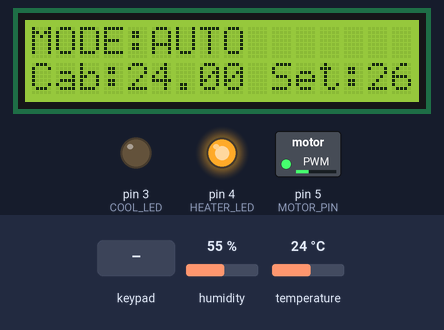
Bench run of a sketch on a simulated Arduino Uno, built with avr-gcc and run on an emulated ATmega328P. Parts: 16×2 character LCD, switched loads named in the sketch (green lamp = pin HIGH), output pins drawn as LEDs (lit = HIGH). The inputs (shaded band) are chosen by the test bench; at power-on: temperature 24 °C, humidity 55 %.

Above: at 3.2 s.
3.3 s: key 'D' pressed
At 4.6 s:
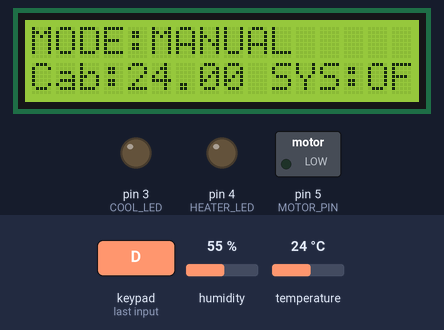
4.9 s: key 'C' pressed
At 6.1 s:
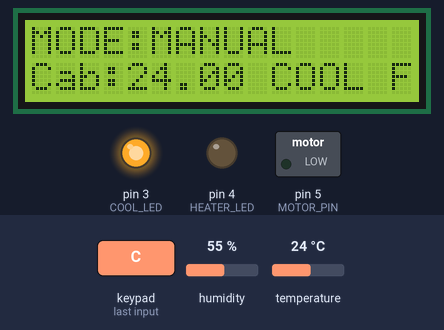
6.5 s: keypad keys 1 0 1 1 1 2 1 3 A pressed 0.4 s apart
At 12.0 s:
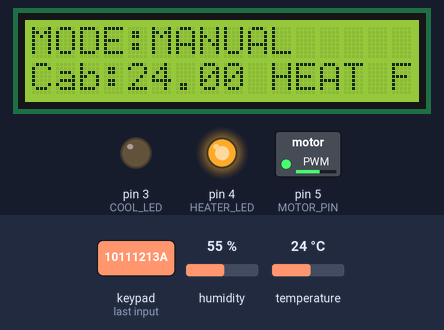
12.3 s: temperature set to 12 °C
At 13.4 s:
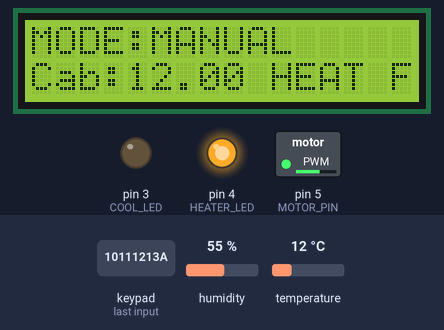
14.1 s: keypad keys 6 7 8 9 D pressed 0.4 s apart
At 17.4 s:
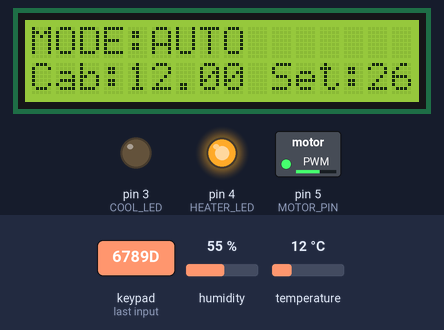
17.7 s: temperature set to 28 °C
At 19.6 s:
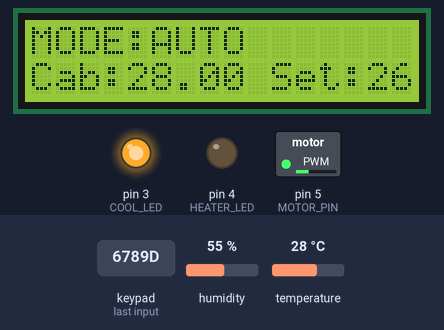
Timing chart, 0 to 21.1 s (numbered marks = the images above; inputs shaded):
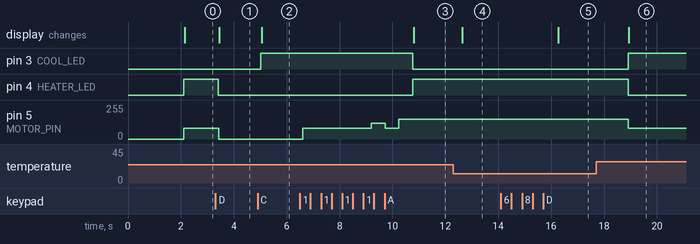

The sketch:

SMART_HVAC.ino
```cpp
#include <Wire.h>
#include <LiquidCrystal_I2C.h>
#include <DHT.h>
#include <Keypad.h>

// ---------------- DHT ----------------
#define DHTPIN 2
#define DHTTYPE DHT11
DHT dht(DHTPIN, DHTTYPE);

// ---------------- LCD ----------------
LiquidCrystal_I2C lcd(0x27, 16, 2);

// ---------------- MOTOR --------------
#define MOTOR_PIN 5   // PWM → TIP122

// ---------------- LEDs ----------------
#define HEATER_LED 4   // RED LED (HEAT)
#define COOL_LED   3   // BLUE LED (COOL)

// ---------------- KEYPAD -------------
const byte ROWS = 4;
const byte COLS = 4;

char keys[ROWS][COLS] = {
  {'1','2','3','A'},
  {'4','5','6','B'},
  {'7','8','9','C'},
  {'*','0','#','D'}
};

byte rowPins[ROWS] = {6, 7, 8, 9};
byte colPins[COLS] = {10, 11, 12, 13};

Keypad keypad = Keypad(makeKeymap(keys), rowPins, colPins, ROWS, COLS);

// --------------- VARIABLES ------------
bool autoMode = true;
bool manualSystemON = false;
bool manualHeatMode = false;   // true = HEAT, false = COOL

int setTemp = 26;
int fanPWM = 0;
String tempInput = "";

// =====================================
void setup() {
  pinMode(MOTOR_PIN, OUTPUT);
  pinMode(HEATER_LED, OUTPUT);
  pinMode(COOL_LED, OUTPUT);

  lcd.init();
  lcd.backlight();
  dht.begin();

  lcd.print("SMART HVAC");
  lcd.setCursor(0,1);
  lcd.print("SYSTEM READY");
  delay(2000);
  lcd.clear();
}

// =====================================
void loop() {
  float cabinTemp = dht.readTemperature();
  char key = keypad.getKey();

  // -------- MODE TOGGLE --------
  if (key == 'D') {
    autoMode = !autoMode;
    tempInput = "";
    fanPWM = 0;
    manualSystemON = false;
    digitalWrite(HEATER_LED, LOW);
    digitalWrite(COOL_LED, LOW);
    lcd.clear();
  }

  // ================= AUTO MODE =================
  if (autoMode) {

    if (key >= '0' && key <= '9') {
      tempInput += key;
    }

    if (key == '#' && tempInput.length() > 0) {
      setTemp = tempInput.toInt();
      tempInput = "";
    }

    digitalWrite(HEATER_LED, LOW);
    digitalWrite(COOL_LED, LOW);

    if (!isnan(cabinTemp)) {
      float error = cabinTemp - setTemp;

      if (abs(error) <= 0.5) {
        fanPWM = 0;   // HOLD
      }
      else if (error > 0) {
        // COOLING
        digitalWrite(COOL_LED, HIGH);
        fanPWM = (error <= 2) ? 80 : (error <= 4 ? 120 : 150);
      }
      else {
        // HEATING
        digitalWrite(HEATER_LED, HIGH);
        fanPWM = (abs(error) <= 2) ? 80 : (abs(error) <= 4 ? 120 : 150);
      }
    }
  }

  // ================= MANUAL MODE =================
  else {

    if (key == 'C') {
      manualSystemON = !manualSystemON;
    }

    if (key == 'A') manualHeatMode = true;   // HEAT
    if (key == 'B') manualHeatMode = false;  // COOL

    if (!manualSystemON) {
      fanPWM = 0;
      digitalWrite(HEATER_LED, LOW);
      digitalWrite(COOL_LED, LOW);
    }
    else {
      if (manualHeatMode) {
        digitalWrite(HEATER_LED, HIGH);
        digitalWrite(COOL_LED, LOW);
      } else {
        digitalWrite(HEATER_LED, LOW);
        digitalWrite(COOL_LED, HIGH);
      }

      if (key == '1') fanPWM = 80;
      if (key == '2') fanPWM = 120;
      if (key == '3') fanPWM = 150;
    }
  }

  analogWrite(MOTOR_PIN, fanPWM);

  // ================= LCD DISPLAY =================
  lcd.setCursor(0,0);
  if (autoMode) lcd.print("MODE:AUTO     ");
  else          lcd.print("MODE:MANUAL   ");

  lcd.setCursor(0,1);

  if (autoMode) {
    lcd.print("Cab:");
    lcd.print(cabinTemp);
    lcd.print(" Set:");
    lcd.print(setTemp);
    lcd.print(" ");
  }
  else {
    lcd.print("Cab:");
    lcd.print(cabinTemp);
    lcd.print(" ");
    if (!manualSystemON) {
      lcd.print("SYS:OFF ");
    }
    else {
      if (manualHeatMode) lcd.print("HEAT ");
      else lcd.print("COOL ");
    }
  }

  delay(100);
}
```

Measured:
- after the input at 3.3 s, pin 4 (HEATER_LED): HIGH → LOW after 0.12 s; pin 5 (MOTOR_PIN): 80/255 → 0/255 after 0.13 s; the display: changes after 0.16 s (image 1)
- after the input at 4.9 s, pin 3 (COOL_LED): LOW → HIGH after 0.13 s; the display: changes after 0.16 s (image 2)
- after the input at 6.5 s, pin 3 (COOL_LED): HIGH → LOW after 4.3 s; pin 4 (HEATER_LED): LOW → HIGH after 4.3 s; pin 5 (MOTOR_PIN): 0/255 → 80/255 after 0.10 s, → 120/255 2.6 s later, → 80/255 0.52 s later, → 150/255 0.52 s later; the display: changes after 4.3 s (image 3)
- after the input at 12.3 s, the display: changes after 0.33 s (image 4)
- after the input at 14.1 s, the display: changes after 2.2 s (image 5)
- after the input at 17.7 s, pin 3 (COOL_LED): LOW → HIGH after 1.2 s; pin 4 (HEATER_LED): HIGH → LOW after 1.2 s; pin 5 (MOTOR_PIN): 150/255 → 80/255 after 1.2 s; the display: changes after 1.2 s (image 6)
